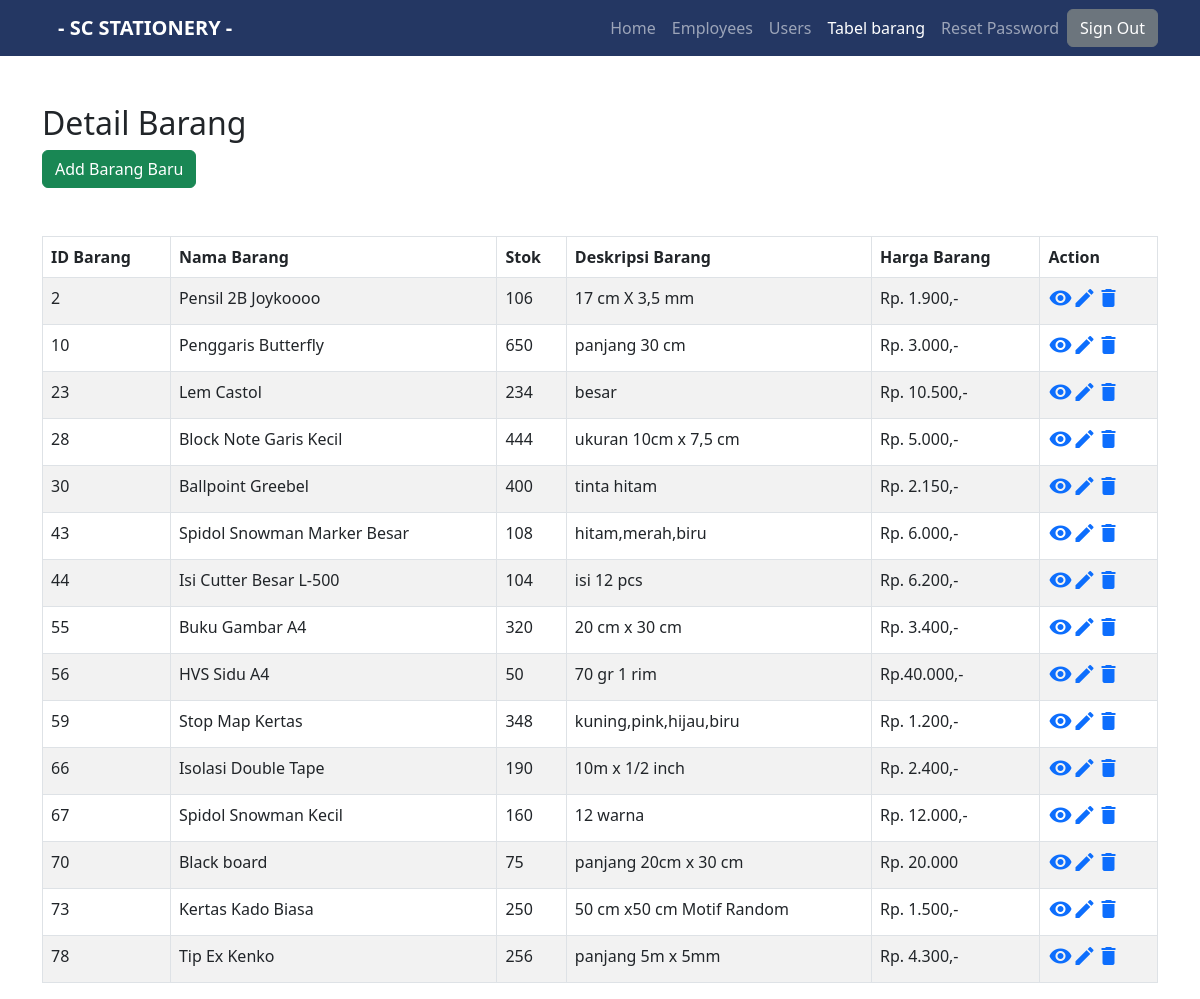
Page /tb_barang/index_barang.php (signed in) on the committed database.
### tables this page shows
CREATE TABLE `tb_barang` (
  `id_barang` int(10) NOT NULL,
  `nama_barang` varchar(50) NOT NULL,
  `stok_barang` varchar(10) NOT NULL,
  `deskripsi_barang` text NOT NULL,
  `harga_barang` varchar(25) NOT NULL
);

### tb_barang/index_barang.php (the view, shortened to what this page needs)
<!DOCTYPE html>
<html lang="en">
<head>
    <link rel="stylesheet" href="https://cdnjs.cloudflare.com/ajax/libs/bootstrap/5.2.3/css/bootstrap.rtl.css" />
</head>
<body>
    <nav class="navbar navbar-expand-lg navbar-dark " style ="background-color: #243763">
        <div class="container">
            <a class="navbar-brand" href="../home/welcome.php"><b>- SC STATIONERY -</b></a>
            <div class="collapse navbar-collapse" id="navbarSupportedContent">
                <ul class="navbar-nav me-auto mb-2 mb-lg-0">
                    <li class="nav-item">
                        <a class="nav-link" aria-current="page" href="../home/welcome.php">Home</a>
                    </li>
                    <li class="nav-item">
                        <a class="nav-link " href="../employees/index.php">Employees</a>
                    </li>
                    <li class="nav-item">
                        <a class="nav-link" href="../users/usernya.php">Users</a>
                    </li>
                    <li class="nav-item">
                        <a class="nav-link active" href="../tb_barang/index_barang.php">Tabel barang</a>
                    </li>
                    <li class="nav-item">
                        <a class="nav-link" href="../reset/reset-password.php">Reset Password</a>
                    </li>
                </ul>
                <div class="tombol">
                    <a href="../logout.php" class="btn btn-secondary">Sign Out</a>
                </div>
            </div>
        </div>
    </nav>
    <div class="wrapper">
        <div class="container">
            <div class="row">
                <div class="col-12">
                    <div class="page-header clearfix my-5">
                        <h2 class="pull-left">Detail Barang</h2>
                        <a href="create_barang.php" class="btn btn-success pull-right">Add Barang Baru</a>
                    </div>
                    <?php
                    require_once "../config/config.php";
                    $sql = "SELECT * FROM tb_barang";
                    if ($result = mysqli_query($link, $sql)) {
                        if (mysqli_num_rows($result) > 0) {
                            echo "<table class='table table-bordered table-striped'>";
                            echo "<thead>";
                            echo "<tr>";
                            echo "<th>ID Barang</th>";
                            echo "<th>Nama Barang</th>";
                            echo "<th>Stok</th>";
                            echo "<th>Deskripsi Barang</th>";
                            echo "<th>Harga Barang</th>";
                            echo "<th>Action</th>";
                            echo "</tr>";
                            echo "</thead>";
                            echo "<tbody>";
                            while ($row = mysqli_fetch_array($result)) {
                                echo "<tr>";
                                echo "<td>" . $row['id_barang'] . "</td>";
                                echo "<td>" . $row['nama_barang'] . "</td>";
                                echo "<td>" . $row['stok_barang'] . "</td>";
                                echo "<td>" . $row['deskripsi_barang'] . "</td>";
                                echo "<td>" . $row['harga_barang'] . "</td>";
                                echo "<td>";
                                echo "<a href='read_barang.php?id_barang=" . $row['id_barang'] . "' title='View Record' data-toggle='tooltip'><span class='material-icons'>visibility</span></a>";
                                echo "<a href='update_barang.php?id_barang=" . $row['id_barang'] . "' title='Update Record' data-toggle='tooltip'><span class='material-icons'>create</span></a>";
                                echo "<a href='delete_barang.php?id_barang=" . $row['id_barang'] . "' title='Delete Record' data-toggle='tooltip'><span class='material-icons'>delete</span></a>";
                                echo "</td>";
                                echo "</tr>";
                            }
                            echo "</tbody>";
                            echo "</table>";
                        } else {
                            echo "<p class='lead'><em>No records were found.</em></p>";
                        }
                    } else {
                        echo "ERROR: Could not able to execute $sql. " . mysqli_error($link);
                    }
                    ?>
                </div>
            </div>
        </div>
    </div>
</body>
</html>

### rows in the picture
tb_barang: id_barang "2", nama_barang "Pensil 2B Joykoooo", stok_barang "106", deskripsi_barang "17 cm X 3,5 mm", harga_barang "Rp. 1.900,-"
tb_barang: id_barang "10", nama_barang "Penggaris Butterfly", stok_barang "650", deskripsi_barang "panjang 30 cm", harga_barang "Rp. 3.000,-"
tb_barang: id_barang "23", nama_barang "Lem Castol", stok_barang "234", deskripsi_barang "besar", harga_barang "Rp. 10.500,-"
tb_barang: id_barang "28", nama_barang "Block Note Garis Kecil", stok_barang "444", deskripsi_barang "ukuran 10cm x 7,5 cm", harga_barang "Rp. 5.000,-"
tb_barang: id_barang "30", nama_barang "Ballpoint Greebel", stok_barang "400", deskripsi_barang "tinta hitam", harga_barang "Rp. 2.150,-"
tb_barang: id_barang "43", nama_barang "Spidol Snowman Marker Besar", stok_barang "108", deskripsi_barang "hitam,merah,biru", harga_barang "Rp. 6.000,-"
tb_barang: id_barang "44", nama_barang "Isi Cutter Besar L-500", stok_barang "104", deskripsi_barang "isi 12 pcs", harga_barang "Rp. 6.200,-"
tb_barang: id_barang "55", nama_barang "Buku Gambar A4", stok_barang "320", deskripsi_barang "20 cm x 30 cm", harga_barang "Rp. 3.400,-"
tb_barang: id_barang "56", nama_barang "HVS Sidu A4", stok_barang "50", deskripsi_barang "70 gr 1 rim", harga_barang "Rp.40.000,-"
tb_barang: id_barang "59", nama_barang "Stop Map Kertas", stok_barang "348", deskripsi_barang "kuning,pink,hijau,biru", harga_barang "Rp. 1.200,-"
tb_barang: id_barang "66", nama_barang "Isolasi Double Tape", stok_barang "190", deskripsi_barang "10m x 1/2 inch", harga_barang "Rp. 2.400,-"
tb_barang: id_barang "67", nama_barang "Spidol Snowman Kecil", stok_barang "160", deskripsi_barang "12 warna", harga_barang "Rp. 12.000,-"
tb_barang: id_barang "70", nama_barang "Black board", stok_barang "75", deskripsi_barang "panjang 20cm x 30 cm", harga_barang "Rp. 20.000"
tb_barang: id_barang "73", nama_barang "Kertas Kado Biasa", stok_barang "250", deskripsi_barang "50 cm x50 cm Motif Random", harga_barang "Rp. 1.500,-"
tb_barang: id_barang "78", nama_barang "Tip Ex Kenko", stok_barang "256", deskripsi_barang "panjang 5m x 5mm", harga_barang "Rp. 4.300,-"
